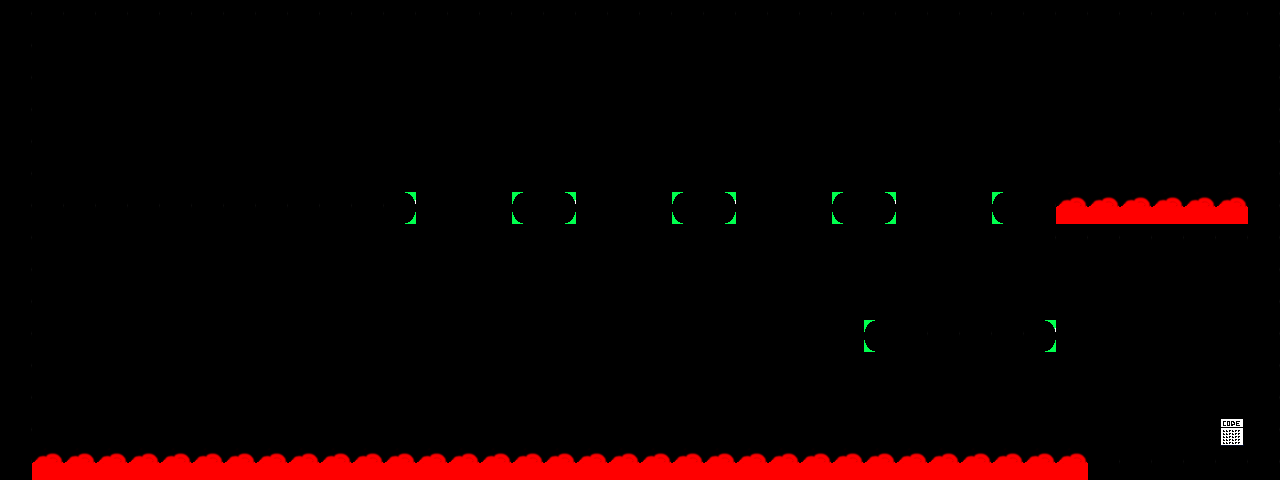

A level layout from a 2D game, rendered from its tile map. Below: a short description, then the map file with tile-grid data replaced by summaries:
An orthogonal 40x15 tile map with 32x32 px tiles, 2 tile layers (collision, foreground), 3 tilesets and 4 objects (2x lava, player, me.LevelEntity).

<map version="1.0" orientation="orthogonal" width="40" height="15" tilewidth="32" tileheight="32">
 <properties>
  <property name="background_image" value="background" />
 </properties>
 <tileset firstgid="1" name="tiles" tilewidth="32" tileheight="32">
  <image source="../images/tiles.png" width="192" height="32" />
 </tileset>
 <tileset firstgid="7" name="metatiles" tilewidth="32" tileheight="32">
  <image source="../images/metatiles.png" width="32" height="32" />
  <tile id="0">
   <properties>
    <property name="type" value="solid" />
   </properties>
  </tile>
 </tileset>
 <tileset firstgid="8" name="goal" tilewidth="32" tileheight="32">
  <image source="../images/goal.png" width="32" height="32" />
 </tileset>
 <layer name="collision" width="40" height="15">
  <data>[600 cells, 106 non-empty, 1 distinct tile ids]</data>
 </layer>
 <layer name="foreground" width="40" height="15">
  <data>[600 cells, 146 non-empty, 5 distinct tile ids]</data>
 </layer>
 <objectgroup name="objects" width="40" height="15">
  <object name="player" x="32" y="160" width="32" height="32">
   <properties>
    <property name="image" value="player" />
    <property name="spritewidth" value="32" />
   </properties>
  </object>
  <object name="lava" x="32" y="448" width="1056" height="32">
   <properties>
    <property name="duration" value="1" />
    <property name="fade" value="#000000" />
    <property name="to" value="Level 12" />
   </properties>
  </object>
  <object name="me.LevelEntity" x="1216" y="416" width="32" height="32">
   <properties>
    <property name="duration" value="1" />
    <property name="fade" value="#000000" />
    <property name="to" value="Level 13" />
   </properties>
  </object>
  <object name="lava" x="1056" y="192" width="192" height="32">
   <properties>
    <property name="duration" value="1" />
    <property name="fade" value="#000000" />
    <property name="to" value="Level 12" />
   </properties>
  </object>
 </objectgroup>
</map>
